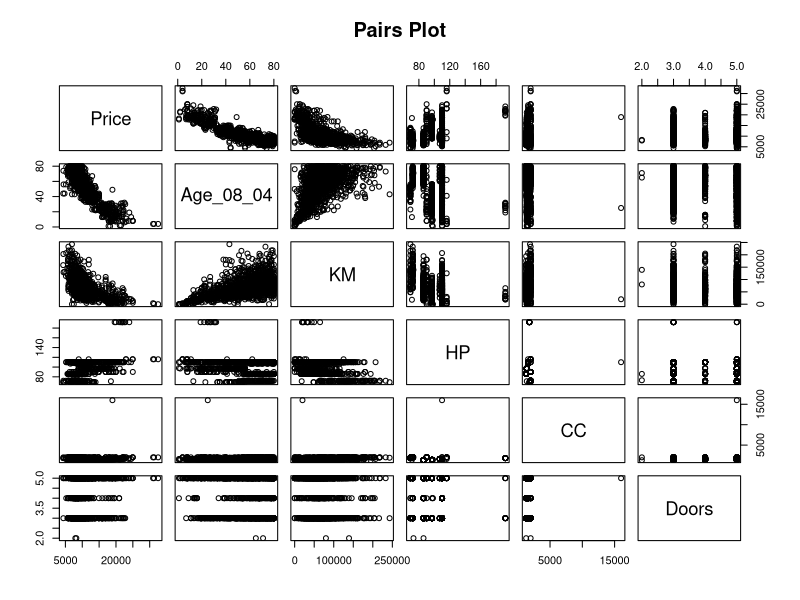
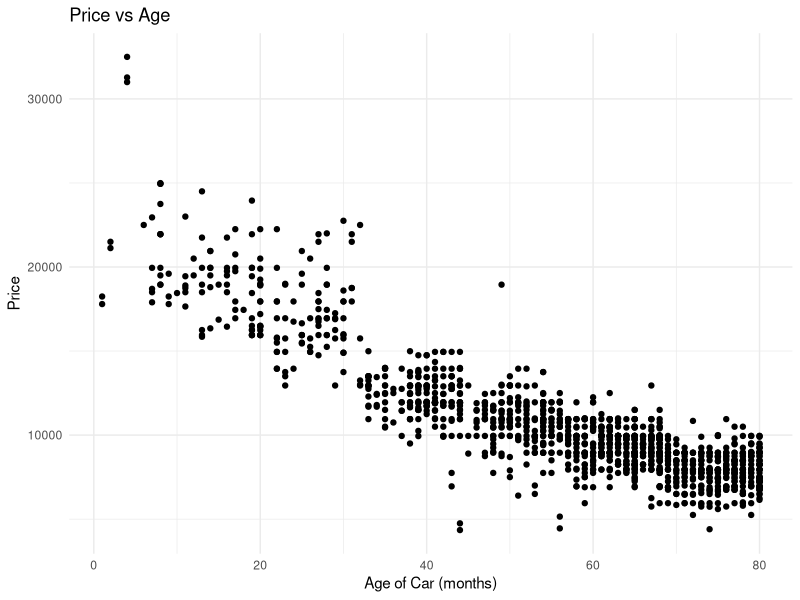
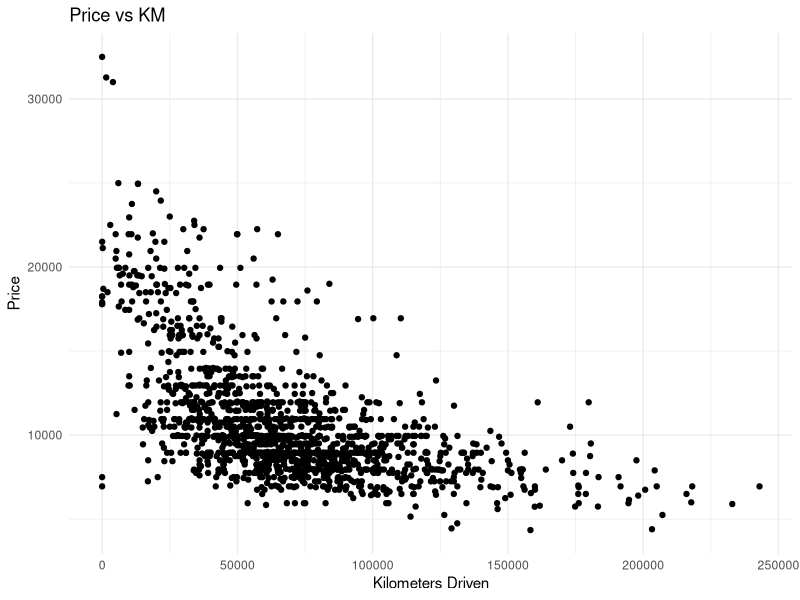
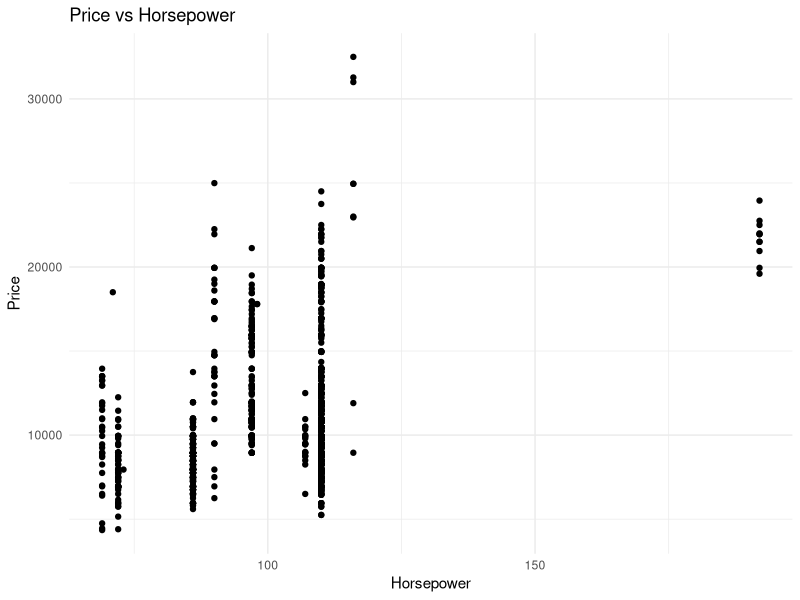
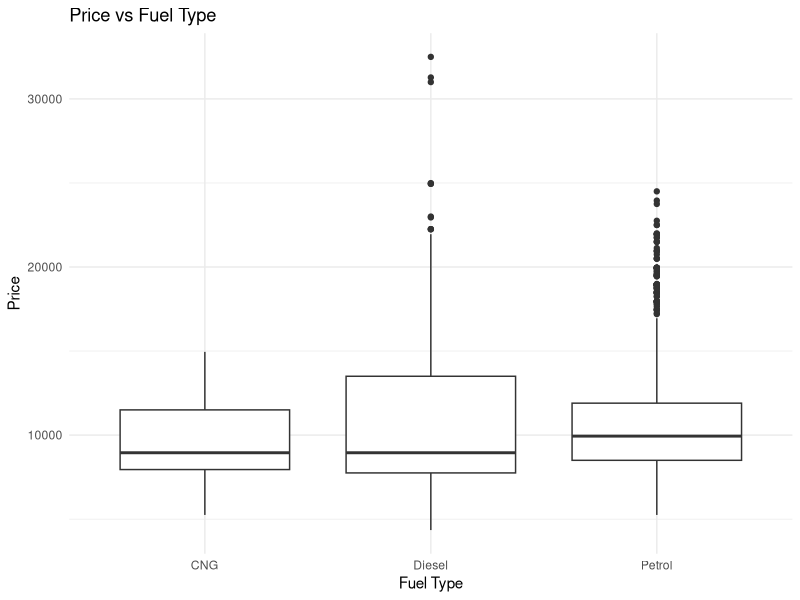
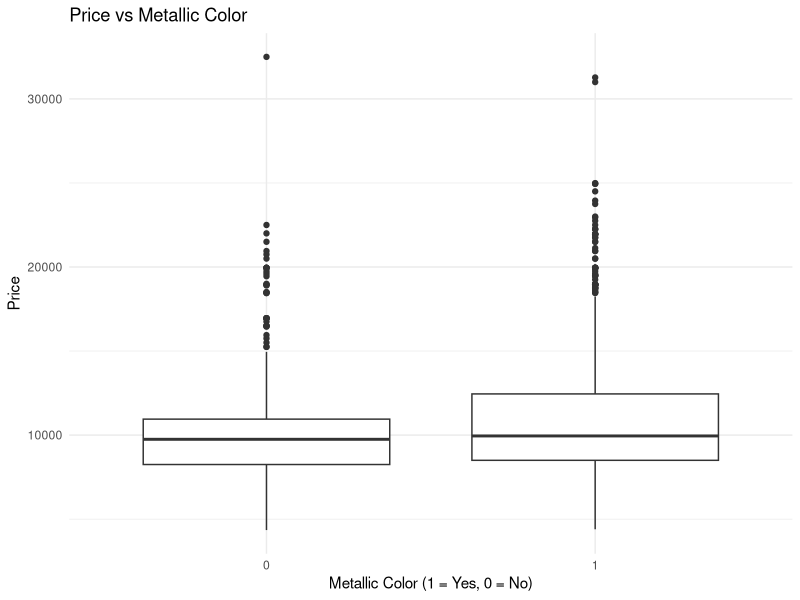
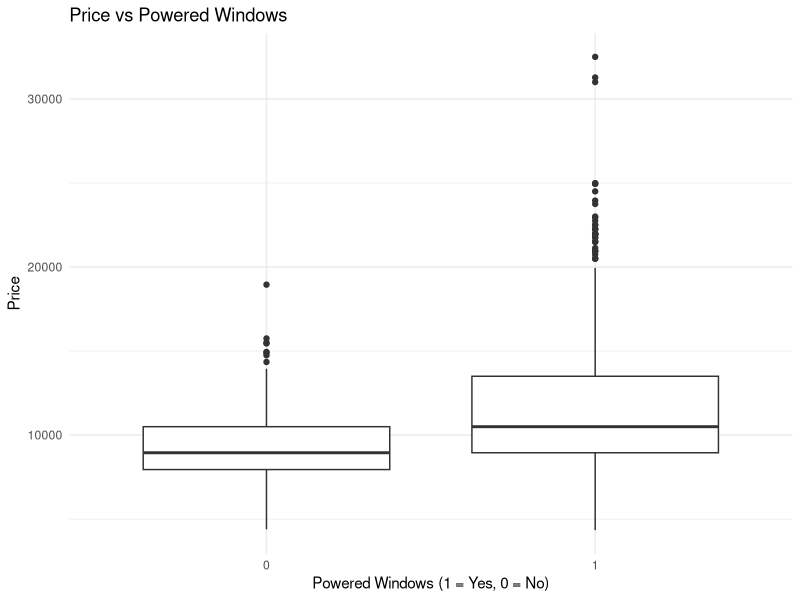
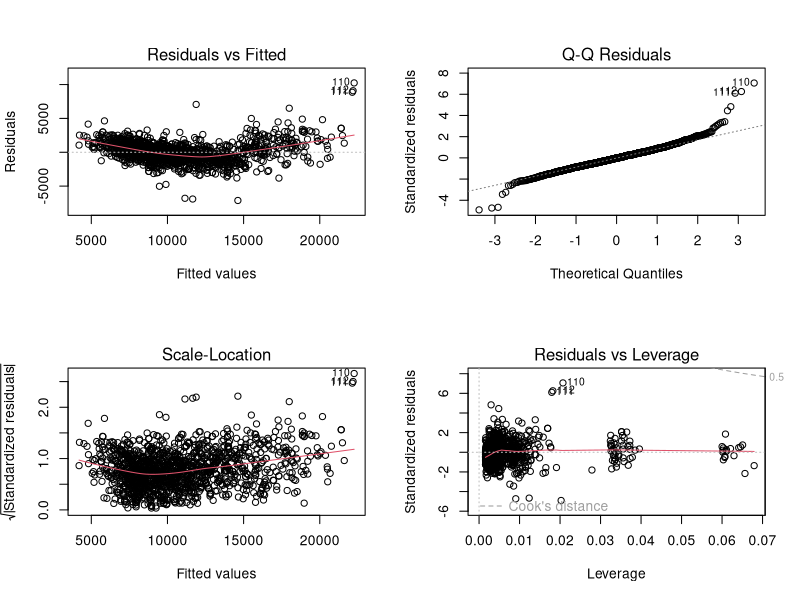

The R script that drew these images, in order:
## ---- chunk 1
#| include: false
library(magrittr)
library(tidyverse)
library(ggplot2)

## ---- chunk 2
data <- read.csv("used-cars.csv")

head(data)

summary(data)
## ---- chunk 3
numerical_vars <- c("Price", "Age_08_04", "KM", "HP", "CC", "Doors")


pairs(data[numerical_vars], main="Pairs Plot")
## ---- chunk 4
ggplot(data, aes(x = Age_08_04, y = Price)) + 
  geom_point() + 
  ggtitle("Price vs Age") +
  xlab("Age of Car (months)") + 
  ylab("Price") +
  theme_minimal()
## ---- chunk 5
ggplot(data, aes(x = KM, y = Price)) + 
  geom_point() + 
  ggtitle("Price vs KM") +
  xlab("Kilometers Driven") + 
  ylab("Price") +
  theme_minimal()
## ---- chunk 6
ggplot(data, aes(x = HP, y = Price)) + 
  geom_point() + 
  ggtitle("Price vs Horsepower") +
  xlab("Horsepower") + 
  ylab("Price") +
  theme_minimal()
## ---- chunk 7
ggplot(data, aes(x = Fuel_Type, y = Price)) + 
  geom_boxplot() + 
  ggtitle("Price vs Fuel Type") +
  xlab("Fuel Type") + 
  ylab("Price") +
  theme_minimal()
## ---- chunk 8

ggplot(data, aes(x = as.factor(Met_Color), y = Price)) + 
  geom_boxplot() + 
  ggtitle("Price vs Metallic Color") +
  xlab("Metallic Color (1 = Yes, 0 = No)") + 
  ylab("Price") +
  theme_minimal()
## ---- chunk 9

ggplot(data, aes(x = as.factor(Powered_Windows), y = Price)) + 
  geom_boxplot() + 
  ggtitle("Price vs Powered Windows") +
  xlab("Powered Windows (1 = Yes, 0 = No)") + 
  ylab("Price") +
  theme_minimal()

## ---- chunk 10
model <- lm(Price ~ Age_08_04 + KM + HP + Met_Color + Powered_Windows + Power_Steering + Fuel_Type, data = data)

summary(model)
## ---- chunk 11
linear_model <- lm(Price ~ Age_08_04 + KM + HP + Met_Color + Powered_Windows + Power_Steering + Fuel_Type, data = data)

par(mfrow = c(2, 2))
plot(linear_model)
## ---- chunk 12
model_updated <- lm(Price ~ Age_08_04 + KM + HP + Powered_Windows + Fuel_Type, data = data)
## ---- chunk 13
age_coef <- coef(model_updated)["Age_08_04"]
price_change <- age_coef * 12 
print(price_change)
## ---- chunk 14
typical_car <- data.frame(
  Age_08_04 = mean(data$Age_08_04),
  KM = mean(data$KM),
  HP = mean(data$HP),
  Met_Color = as.numeric(names(sort(table(data$Met_Color), decreasing = TRUE))[1]),
  Powered_Windows =  as.numeric(names(sort(table(data$Powered_Windows), decreasing = TRUE))[1]),
  Power_Steering = as.numeric(names(sort(table(data$Power_Steering), decreasing = TRUE))[1]),
  Fuel_Type = as.factor(names(sort(table(data$Fuel_Type), decreasing = TRUE))[1])
)


predicted_price <- predict(model_updated, typical_car, interval = "confidence", level = 0.80)
print(predicted_price)
